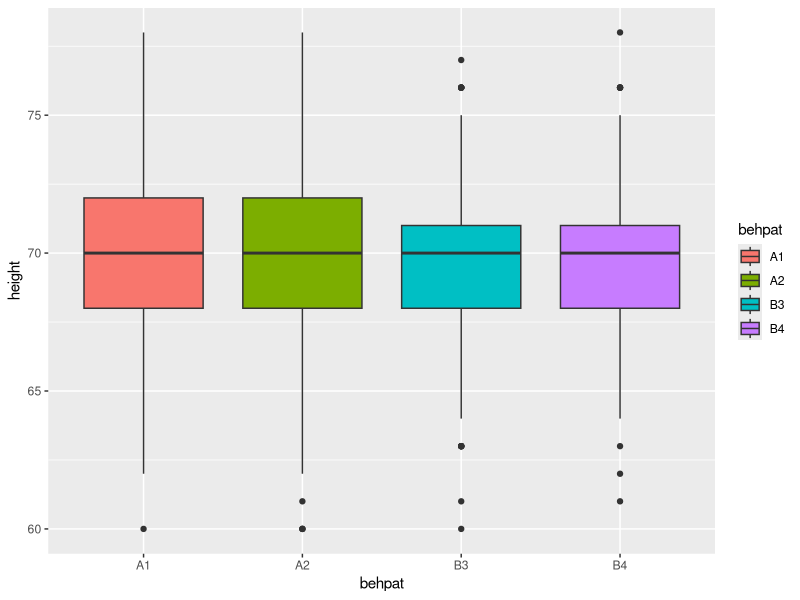
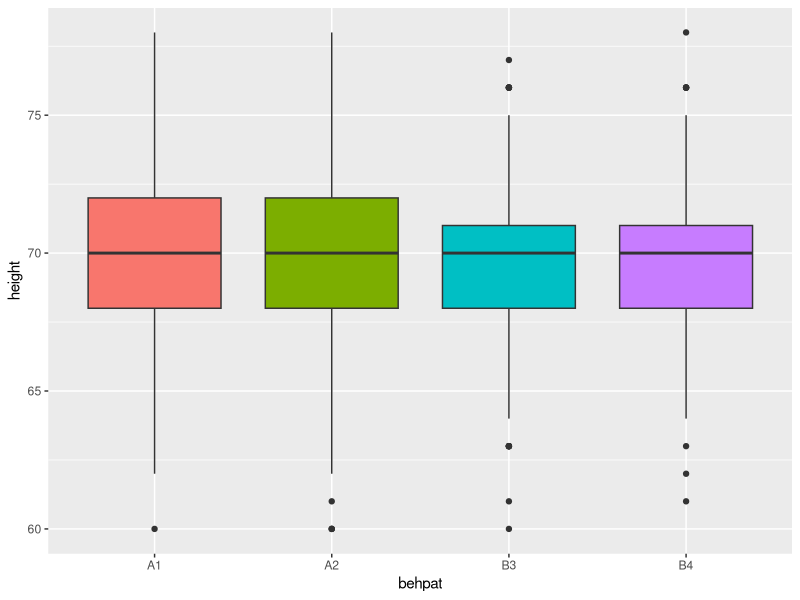
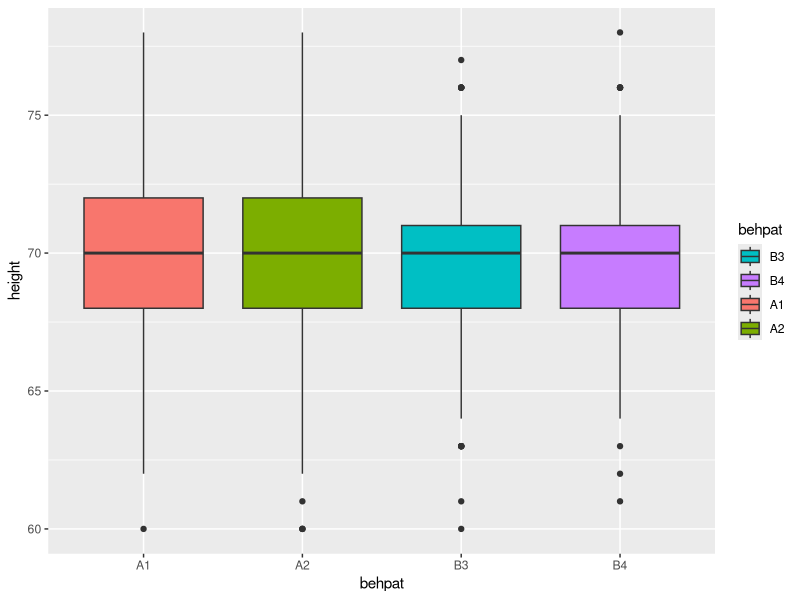
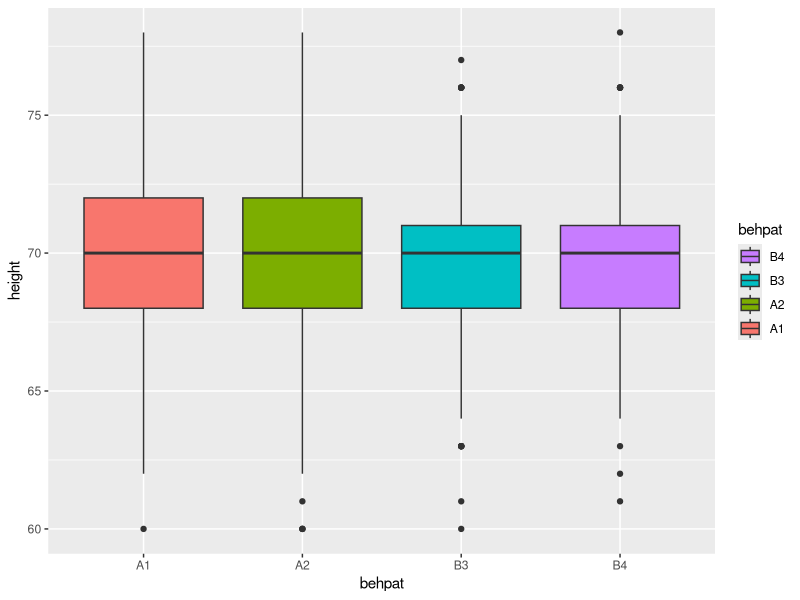
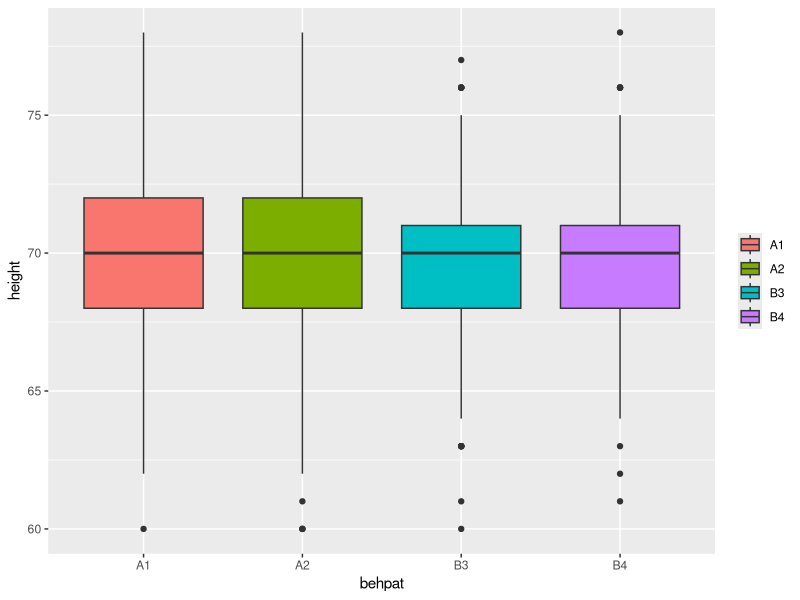
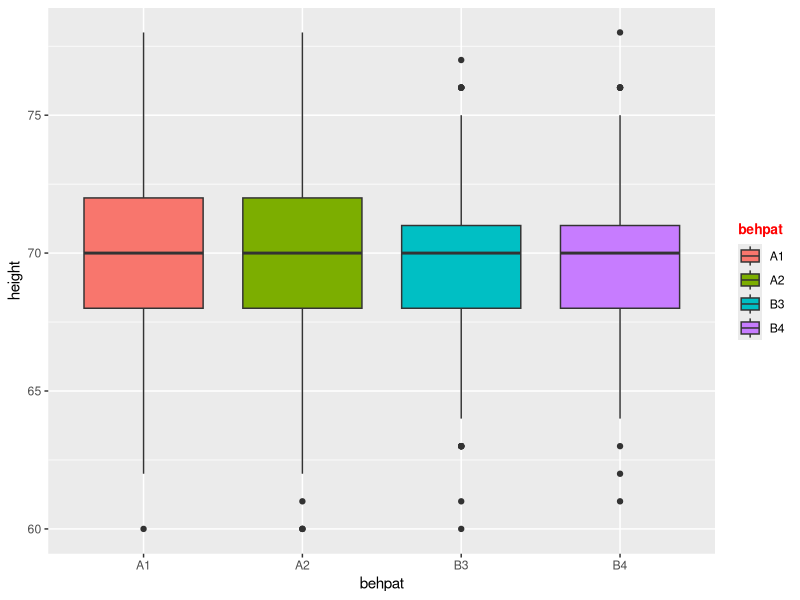
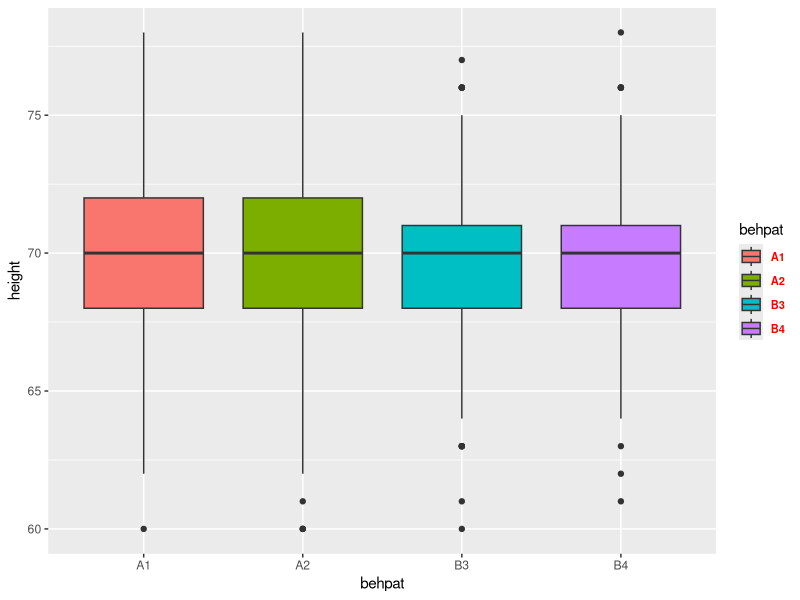
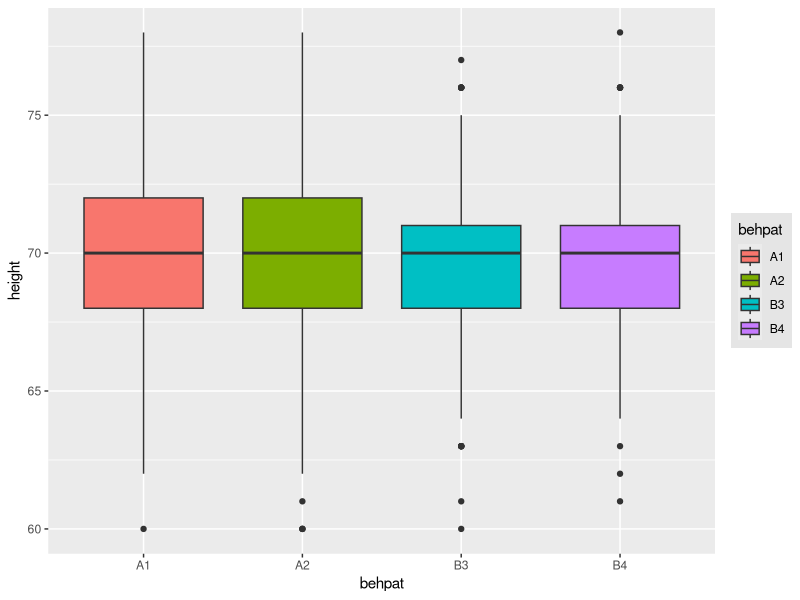

Reproduce these figures in R, in order.
## ---- chunk 1
library(ggplot2)
library(readxl)
wcgs<-readxl::read_xls("wcgs.xls")
gp<-ggplot(data=wcgs,aes(x=behpat,y=height,fill=behpat))+geom_boxplot()
gp
## ---- chunk 2
#Remove all the legend
gp+theme(legend.position = "none")
## ---- chunk 3
#change the order of items in the legend
gp+scale_fill_discrete(breaks=c("B3", "B4","A1", "A2"))
## ---- chunk 4
#reverse the order of items in the legend
gp+scale_fill_discrete(guide=guide_legend(reverse=TRUE))
## ---- chunk 5
#hide the legend title
gp+theme(legend.title = element_blank())
## ---- chunk 6
#modify the appearance of legend title
gp + theme(legend.title = element_text(colour="red", size=10, face="bold"))
## ---- chunk 7
#modify the appearance of legend labs
gp + theme(legend.text = element_text(colour="red", size = 8, face = "bold"))
## ---- chunk 8
#modify the legend box
gp + theme(legend.background = element_rect(fill="gray90", size=.5, linetype="dotted"))
## ---- chunk 9
#change the position of the legend
gp + theme(legend.position="top")
